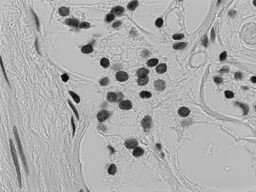
#> input picture Oblig1/cellekjerner.png, 256 x 192 px, shrunk from 1388 x 1040 before the run
$ python oblig1Oppg2.py
#> lines starting #> are read from the running program, lines starting #| are printed output that depends on the picture
#> further down, img is the input picture: shape (192, 256) float32; min 0, max 239, mean 171.8
import math
import matplotlib.pyplot as plt
import numpy as np
from imageio import imread
import sympy as sp
from numba import jit

#detektere kantene til cellekjernene i bildet
#strukturelement: rektangulært naboskap med odde lengder
@jit
def konvolusjon(img, filter):
    plt.imshow(img, cmap = 'gray')
    N,M = img.shape
    n,m = filter.shape
    km = int(np.floor(m/2))
    kn = int(np.floor(n/2))
    paddedImg, N2, M2 = padding(img, km, kn)

    newFilter = np.zeros((n,m))
    newFilter = filter[::-1,::-1]

    output = np.zeros((N,M))
    row = 0
    for i in range(N2+1-n):
        for j in range(M2+1-m):
            sum = 0
            while(row < n):
                r = newFilter[row][:m]         #hver rad i filteret
                s = paddedImg[i+row][j:j+m] #neste rad
                sum += np.sum(r*s)
                row += 1
            output[i, j] = sum
            row = 0
    return output

def padding(img, km, kn):
#> called with km = 8, kn = 8
    N,M = img.shape
#> N = 192; M = 256

    N2 = N + kn*2
#> N2 = 208
    M2 = M + km*2
#> M2 = 272
    paddedImg = np.zeros((N2, M2))

    #hjorner
    v1 = img[0,0]; h1 = img[0, M-1]
#> after `v1 = img[0, 0]`: v1 = 181
#> after `h1 = img[0, M - 1]`: h1 = 65
    v2 = img[N-1, 0]; h2 = img[N-1, M-1]
#> after `v2 = img[N - 1, 0]`: v2 = 171
#> after `h2 = img[N - 1, M - 1]`: h2 = 182

    #hjorner
    for i in range(kn):
        for j in range(0, km):
            paddedImg[i:kn, j:km] = v1
            paddedImg[N2-kn:N2-i, j:km] = v2
            paddedImg[i:kn, M2-km:M2-j] = h1
            paddedImg[N2-kn:N2-i, M2-km+j:M2-j] = h2

    #selve bildet
    for i in range(N):
        paddedImg[i+kn, km:M2-km] = img[i, :M]
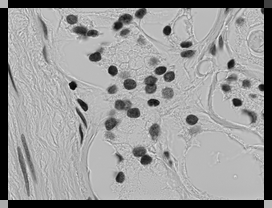
#> paddedImg: shape (208, 272) float64; min 0, max 239, mean 149.9

    #kanter
    paddedImg[:kn, km:M2-km] = img[0, :M]
    paddedImg[N2-kn:N2, km:M2-km] = img[N-1, :M]

    for i in range(km):
        paddedImg[kn:N2-kn, i] = img[:N, 0]
        paddedImg[kn:N2-kn, M2-km+i] = img[0:N, M-1]
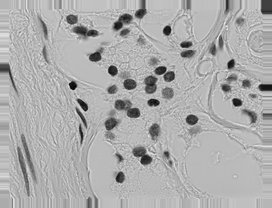
#> paddedImg: shape (208, 272) float64; min 0, max 239, mean 172.5

    return paddedImg, N2, M2

@jit
def cannys(img, sigma, T_h, T_l):
    G = gaussfilter(sigma)
    img_s = konvolusjon(img, G)
    M, a = gradientmagnitude(img_s)
    tynning = nonmax_suppression(M, a)
    hyst = hysteresis(tynning, T_h, T_l)

    plt.subplot(2,3,1)
    plt.imshow(img, cmap = 'gray')
    plt.title("Original")
    plt.subplot(2,3,2)
    plt.imshow(img_s, cmap = 'gray')
    plt.title("Gauss-filter")
    plt.subplot(2,3,3)
    plt.imshow(M, cmap = 'gray')
    plt.title("Gradientmagnitude")
    plt.subplot(2,3,4)
    plt.imshow(a, cmap = 'gray')
    plt.title("Vinkler")
    plt.subplot(2,3,5)
    plt.imshow(tynning, cmap = 'gray')
    plt.title("Tynning")
    plt.show()

    plt.imshow(hyst, cmap = 'gray')
    plt.title("Resultat med sigma=5, T_h=70, T_l=40")
    plt.show()

@jit
def nonmax_suppression(img, a):
    M, N = img.shape
    output = np.zeros((M,N), dtype=np.int32)
    a = (a * 180)/ np.pi
    a[a < 0] += 180

    for i in range(1,M-1):
        for j in range(1,N-1):
                pixel_bef = 0
                pixel_aft = 0
                angle = a[i][j]

               #angle 0
                if (0 <= angle < 22.5) or (157.5 <= angle <= 180):
                    pixel_bef = img[i, j+1]
                    pixel_aft = img[i, j-1]
                #angle 45
                elif (22.5 <= angle < 67.5):
                    pixel_bef = img[i+1, j-1]
                    pixel_aft = img[i-1, j+1]
                elif (67.5 <= angle < 112.5):
                    pixel_bef = img[i+1, j]
                    pixel_aft = img[i-1, j]
                #angle 135
                elif (112.5 <= angle < 157.5):
                    pixel_bef = img[i-1, j-1]
                    pixel_aft = img[i+1, j+1]

                if (img[i,j] >= pixel_bef) and (img[i,j] >= pixel_aft):
                    output[i,j] = img[i,j]
                else:
                    output[i,j] = 0
    return output

@jit
def hysteresis(img_t, T_h, T_l):
    N,M = img.shape
    marked = np.zeros((N,M))
    marked2 = np.zeros((N,M))

    while(1):
        for i in range(N-1):
            for j in range(M-1):

                if img_t[i,j] >= T_h:
                    marked[i,j] = 255

                elif img_t[i,j] >= T_l and img_t[i,j] < T_h:

                    if ((marked[i+1, j-1] == 255) or (marked[i+1, j] == 255) or (marked[i+1, j+1] == 255)
                        or (marked[i, j-1] == 255) or (marked[i, j+1] == 255) or (marked[i-1, j-1] == 255)
                        or (marked[i-1, j] == 255) or (marked[i-1, j+1] == 255)):
                            marked[i,j] = 255

                else:
                    marked[i][j] = 0

        if np.array_equal(marked, marked2):
            break
        marked2=marked

    return marked

def gradientmagnitude(f_s):
    sobelX = np.array([[-1, 0, 1],
                      [-2, 0, 2],
                      [-1, 0, 1]])
#> sobelX = [[-1, 0, 1], [-2, 0, 2], [-1, 0, 1]]
    sobelY = np.array([[1, 2, 1],
                       [0, 0, 0],
                       [-1, -2, -1]])

    gx = konvolusjon(f_s, sobelX)
    gy = konvolusjon(f_s, sobelY)
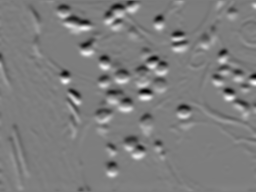
#> gy: shape (192, 256) float64; min -232.5, max 238.2, mean 0.1; drawn with min black and max white

    M = np.sqrt(gx**2+gy**2)
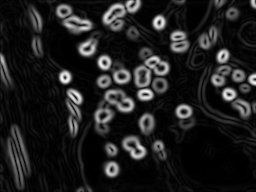
#> M: shape (192, 256) float64; min 0.00708, max 248.8, mean 30.8
    a = np.arctan2(gy,gx)
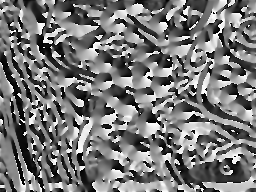
#> a: shape (192, 256) float64; min -3.14, max 3.14, mean -0.181; drawn with min black and max white
#> ``:
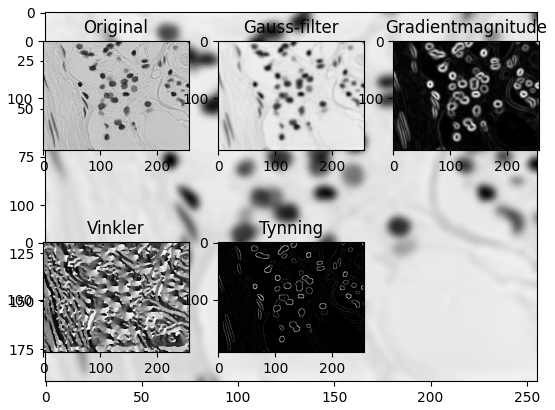
#> figure drawn by matplotlib, 6 panels
#> ``:
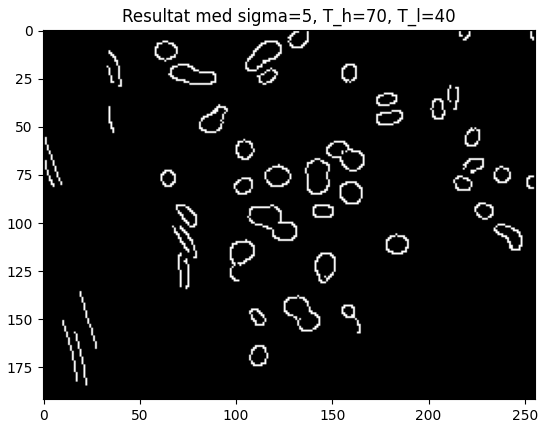
#> figure drawn by matplotlib, 1 panel
    return M, a

def gaussfilter(sigma):
    n = np.ceil(1 + 8*sigma)/2
    x,y = np.mgrid[-n:n+1, -n:n+1]
    A = 1/(2.0*np.pi*sigma**2)
    gauss = A*np.exp(-(x**2+y**2)/(2*sigma**2))
    return gauss

if __name__ == '__main__':
    filename = 'cellekjerner.png'
    img = imread(filename, as_gray=True)
    cannys(img, 1.87, 105, 75)
